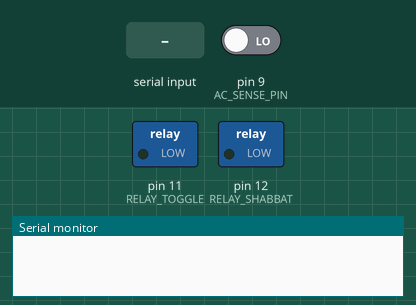
A sketch run on a simulated Arduino Uno, built with avr-gcc and run on an emulated ATmega328P. On the bench: switched loads named in the sketch (green lamp = pin HIGH), the last lines printed to the serial monitor. The test bench sets the inputs (shaded band); at power-on: pin 9 (AC_SENSE_PIN) LOW. EEPROM starts erased.

Above: at 1.2 s.
1.3 s: "shabbat\n" received over Serial
At 2.5 s:
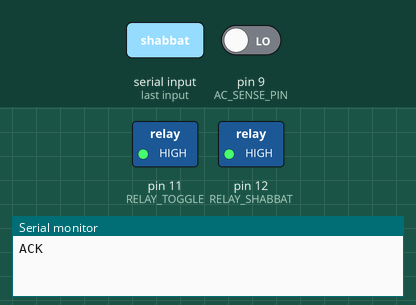
2.8 s: "week\n" received over Serial
At 3.5 s:
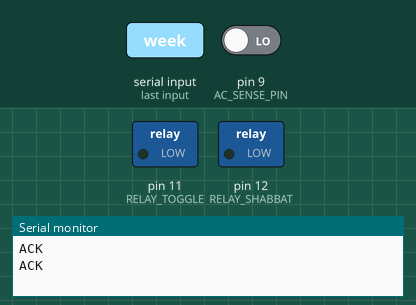
Timing chart, 0 to 5.8 s (numbered marks = the images above; inputs shaded):
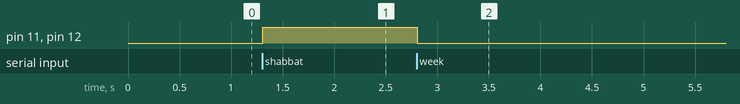

The sketch:

Smart_Shabbat_Switch.ino
```cpp
// --- Relay Pins ---
#define RELAY_SHABBAT 12  // Relay to bypass/disconnect the manual switch
#define RELAY_TOGGLE 11   // Relay to keep device ON/OFF
#define AC_SENSE_PIN 9    // Pin connected to AC sense circuit

#include <EEPROM.h>

// EEPROM layout
static const uint8_t EEPROM_MAGIC_ADDR = 0;
static const uint8_t EEPROM_RELAY_SHABBAT_ADDR = 1;
static const uint8_t EEPROM_RELAY_TOGGLE_ADDR = 2;
static const uint8_t EEPROM_MAGIC_VALUE = 0xA5;

static void saveRelayState() {
  EEPROM.update(EEPROM_MAGIC_ADDR, EEPROM_MAGIC_VALUE);
  EEPROM.update(EEPROM_RELAY_SHABBAT_ADDR, digitalRead(RELAY_SHABBAT));
  EEPROM.update(EEPROM_RELAY_TOGGLE_ADDR, digitalRead(RELAY_TOGGLE));
}

static void loadRelayState() {
  if (EEPROM.read(EEPROM_MAGIC_ADDR) != EEPROM_MAGIC_VALUE) {
    // No saved state yet; keep defaults
    return;
  }
  digitalWrite(RELAY_SHABBAT, EEPROM.read(EEPROM_RELAY_SHABBAT_ADDR));
  digitalWrite(RELAY_TOGGLE, EEPROM.read(EEPROM_RELAY_TOGGLE_ADDR));
}

// --- DEBUG MODE SWITCH ---
// Uncomment the line below to allow sending commands via the standard Serial Monitor (pins 0/1)
// #define DEBUG_SERIAL

void setup() {
  Serial.begin(9600); // Used for HC-12 communication or debug
#ifdef DEBUG_SERIAL
  Serial.println("System Ready. Send 'shabbat' or 'week'.");
#endif

  // Relay declaration and default mode
  pinMode(RELAY_SHABBAT, OUTPUT);
  pinMode(RELAY_TOGGLE, OUTPUT);
  digitalWrite(RELAY_SHABBAT, LOW);
  digitalWrite(RELAY_TOGGLE, LOW);
  loadRelayState();

  // AC sensor declaration
  pinMode(AC_SENSE_PIN, INPUT);
}

void loop() {
  // --------------------- Command Handler ---------------------
  // Check for available data from the primary Serial port (used by HC-12 or Debug)
  if (Serial.available()) {
    String cmd = Serial.readStringUntil('\n');
    cmd.trim();
    cmd.toLowerCase();

#ifdef DEBUG_SERIAL
    Serial.print("Received command: ");
    Serial.println(cmd);
#endif

    if (cmd == "shabbat") {
      // Step 1: sense current state
      bool deviceWasOn = digitalRead(AC_SENSE_PIN);
#ifdef DEBUG_SERIAL
      Serial.print("AC_SENSE_PIN state (deviceWasOn): ");
      Serial.println(deviceWasOn ? "HIGH (Device OFF)" : "LOW (Device ON)");
#endif

      // Step 2: bypass manual switch
      digitalWrite(RELAY_SHABBAT, HIGH);
#ifdef DEBUG_SERIAL
      Serial.println("RELAY_SHABBAT: HIGH (Bypass ON)");
#endif

      // Step 3: keep the device in its previous state
      if (deviceWasOn) {
        digitalWrite(RELAY_TOGGLE, LOW);  // keep OFF
#ifdef DEBUG_SERIAL
        Serial.println("RELAY_TOGGLE: LOW (Keeps device OFF)");
#endif
      } else {
        digitalWrite(RELAY_TOGGLE, HIGH);   // keep ON
#ifdef DEBUG_SERIAL
        Serial.println("RELAY_TOGGLE: HIGH (Keeps device ON)");
#endif
      }
      saveRelayState();

      // Step 4: Confirm execution to the ESP32 (HC-12 link)
      delay(50);
      Serial.println("ACK");
    }
    else if (cmd == "week") {
      // Restore normal mode
      digitalWrite(RELAY_SHABBAT, LOW);
      digitalWrite(RELAY_TOGGLE, LOW);
      saveRelayState();

#ifdef DEBUG_SERIAL
      Serial.println("RELAY_SHABBAT: LOW (Bypass OFF)");
      Serial.println("RELAY_TOGGLE: LOW (Week Mode Default)");
#endif

      // RELAY_TOGGLE stays in last state, device back under switch control
      delay(50);
      Serial.println("ACK");
    }
  }
}
```

Measured:
- after the input at 1.3 s, pin 11 (RELAY_TOGGLE), pin 12 (RELAY_SHABBAT): LOW → HIGH at once
- after the input at 2.8 s, pin 11 (RELAY_TOGGLE), pin 12 (RELAY_SHABBAT): HIGH → LOW at once
